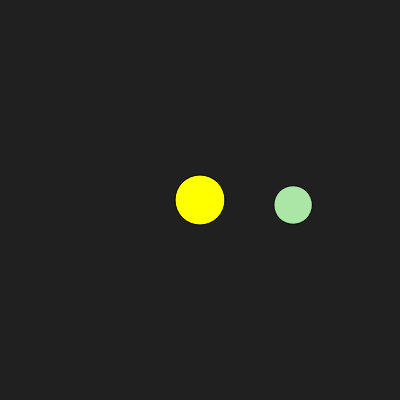
Frame 1 (no input)
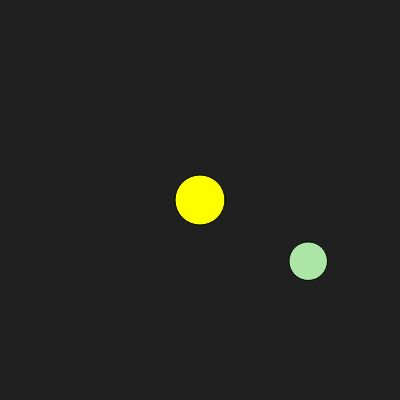
Frame 60 (no input)
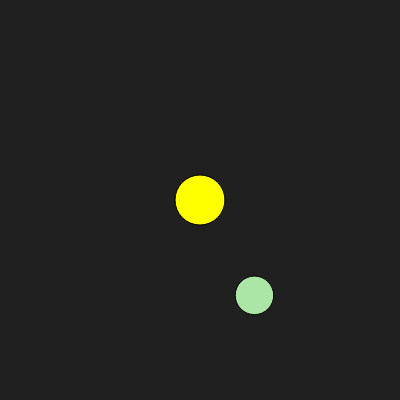
Frame 120 (the mouse pressed at the canvas centre since frame 60)

The p5.js sketch that drew these frames (run headless with seeded random() and noise() and a simulated clock; from frame 60 on, the mouse is pressed at the canvas centre):

// p5.js sketch
// ── sketch.js
const planets = [];

function setup() {
  createCanvas(400, 400);

  planets.push(new Planet(width * 0.75, height * 0.5));
}

function mousePressed() {
  planets.push(new Planet(mouseX, mouseY));
}

function draw() {
  background(32);

  // sun
  fill(255, 255, 0);
  circle(width / 2, height / 2, 50);

  for (const planet of planets) {
    planet.draw();
  }
}

class Planet {
  constructor(x, y) {
    this.x = x;
    this.y = y;

    // random size
    this.size = random(10, 50);

    // random speed
    this.deltaX = random(-10, 10);
    this.deltaY = random(-10, 10);

    // random color
    this.c = color(random(128, 255), random(128, 255), random(128, 255));
  }

  draw() {
    const sunX = width / 2;
    const sunY = height / 2;
    const distanceFromSun = dist(this.x, this.y, sunX, sunY);

    // planets accelerate faster when they're closer to the sun
    // this simulates gravity pulling them in faster and faster
    this.deltaX += (sunX - this.x) / distanceFromSun;
    this.deltaY += (sunY - this.y) / distanceFromSun;

    this.x += this.deltaX;
    this.y += this.deltaY;

    fill(this.c);
    ellipse(this.x, this.y, this.size);
  }
  
}
